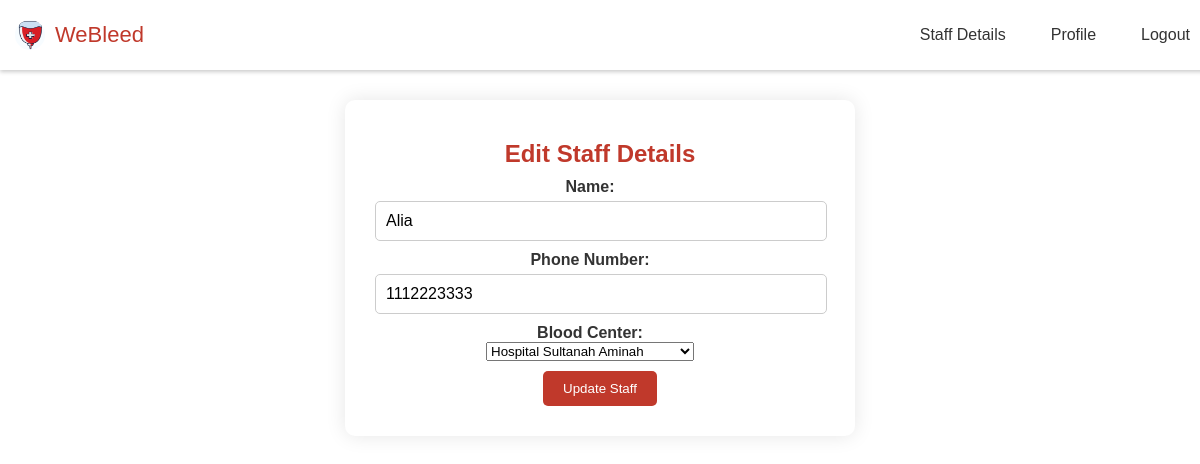
Page /edit_staff.php?staffID=2001 on the committed database.
### tables this page shows
CREATE TABLE `staff` (
  `staffID` int(4) NOT NULL,
  `staffPassword` varchar(20) NOT NULL,
  `staffName` varchar(25) NOT NULL,
  `staffPhoneNo` varchar(12) NOT NULL,
  `bcID` int(4) NOT NULL
);

CREATE TABLE `bloodcenter` (
  `bcID` int(4) NOT NULL,
  `bcName` varchar(45) NOT NULL,
  `bcPhoneNo` varchar(12) NOT NULL,
  `bcBloodQtyA` int(5) DEFAULT NULL,
  `bcBloodQtyB` int(5) DEFAULT NULL,
  `bcBloodQtyO` int(5) DEFAULT NULL,
  `bcBloodQtyAB` int(5) DEFAULT NULL
);

### edit_staff.php (the view, shortened to what this page needs)
<?php
include('connection.php');
$staffID = mysqli_real_escape_string($condb, $_GET['staffID']);
$query = "SELECT * FROM staff WHERE staffID='$staffID'";
$result = mysqli_query($condb, $query);
$staff = mysqli_fetch_assoc($result);
$bc_query = "SELECT bcID, bcName FROM bloodcenter";
$bc_result = mysqli_query($condb, $bc_query);
?>
<!DOCTYPE html>
<html lang="en">
<head>
    <link rel="stylesheet" href="style.css">
</head>
<body>
<nav class="navbar">
        <div class="logo_item">
            <img src="logo.jpg" alt="Company Logo">
            <span>WeBleed</span>
        </div>
        <div class="navbar_content">
            <ul>
                <li><a href="staff_details.php">Staff Details</a></li>
                <li><a href="staff_profile.php">Profile</a></li>
                <li><a href="logout.php">Logout</a></li>
            </ul>
        </div>
    </nav>
    <div class="edit-section">
        <h2>Edit Staff Details</h2>
        <form action="edit_staff_process.php" method="POST">
            <div class="form-group">
                <label for="staffName">Name:</label>
                <input type="text" id="staffName" name="staffName" value="<?php echo $staff['staffName']; ?>" required>
            </div>
            <div class="form-group">
                <label for="staffPhoneNo">Phone Number:</label>
                <input type="tel" id="staffPhoneNo" name="staffPhoneNo" value="<?php echo $staff['staffPhoneNo']; ?>" required>
            </div>
            <div class="form-group">
                <label for="bcID">Blood Center:</label>
                <select id="bcID" name="bcID" required>
                    <?php while ($bc_row = mysqli_fetch_assoc($bc_result)): ?>
                        <option value="<?php echo $bc_row['bcID']; ?>" <?php if ($bc_row['bcID'] == $staff['bcID']) echo 'selected'; ?>>
                            <?php echo $bc_row['bcName']; ?>
                        </option>
                    <?php endwhile; ?>
                </select>
            </div>
            <button type="submit">Update Staff</button>
        </form>
    </div>
</body>
</html>

### style.css (style rules this page uses)
body { font-family: Arial, sans-serif; margin: 0; padding: 0; background-color: white; color: #333; background-image: none; background-size: cover; }
h2 { text-align: center; color: #c0392b; margin-top: 10px; margin-bottom: 10px; }
.form-group { margin-bottom: 10px; margin-right: 20px; }
label { display: block; font-weight: bold; }
input[type="text"], input[type="password"], input[type="email"], input[type="tel"], textarea { width: 100%; padding: 10px; border: 1px solid #ccc; border-radius: 5px; font-size: 16px; margin-top: 5px; }
button { padding: 10px 20px; background-color: #c0392b; color: #fff; border: none; border-radius: 5px; cursor: pointer; transition: background-color 0.3s ease; }
.navbar { position: fixed; top: 0; width: 100%; background-color: #fff; display: flex; justify-content: space-between; align-items: center; padding: 20px 5px; z-index: 1000; box-shadow: 0 2px 4px rgba(0, 0, 0, 0.2); }
.logo_item { display: flex; align-items: center; column-gap: 10px; font-size: 22px; font-weight: 500; color: #c0392b; margin-left: 5px; }
.navbar img { width: 30px; height: 30px; border-radius: 50%; margin-left: 5px; }
.navbar_content ul { margin: 0; padding: 0; list-style: none; display: flex; }
.navbar_content li { margin-left: 15px; }
.navbar_content a { text-decoration: none; color: #333; padding: 10px 15px; transition: color 0.3s ease; }
.form-group { margin-bottom: 10px; }
.edit-section { width: 80%; max-width: 450px; text-align: center; background-color: #fff; border-radius: 10px; box-shadow: 0 0 20px rgba(0, 0, 0, 0.1); padding: 30px; margin: 100px auto; }

### rows in the picture
staff: staffName "Alia", staffPhoneNo "1112223333", bcID "Hospital Sultanah Aminah"
